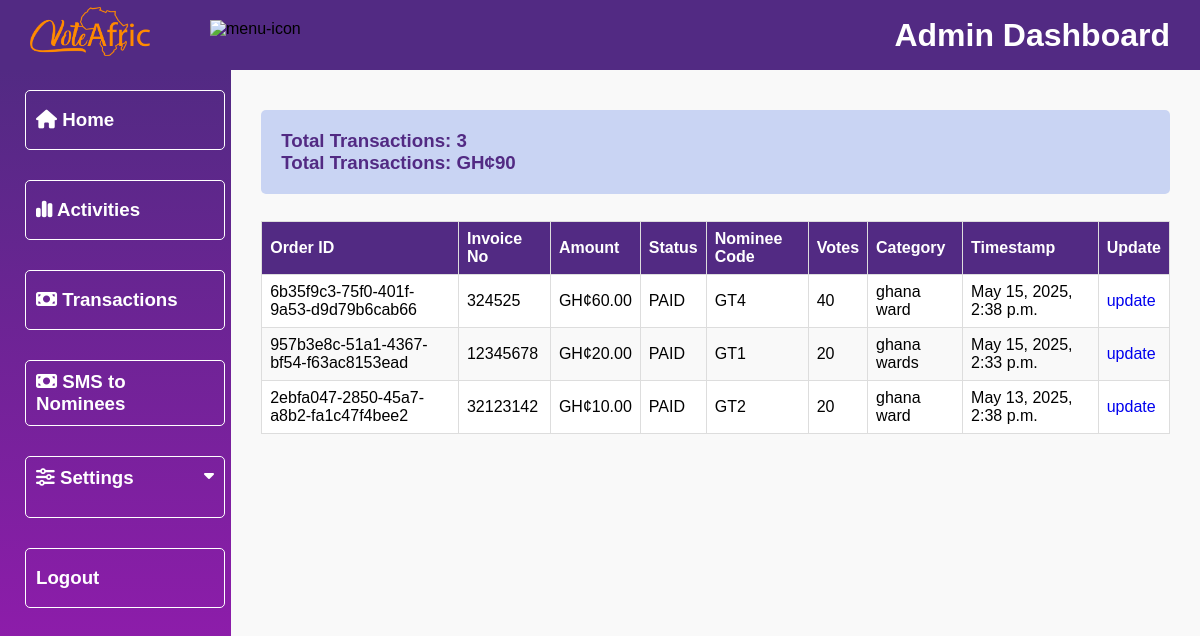
/dashboard/payment-transactions/ (signed in), run on the app's committed database.
### ussd/models.py (models this page shows, shortened)
class PaymentTransaction(models.Model):
    PAYMENT_TYPES = (
        ('VOTE', 'Vote'),
        ('TICKET', 'Ticket'),
    )
    order_id = models.UUIDField(primary_key=True, default=uuid.uuid4, editable=False)
    invoice_no = models.CharField(max_length=255, null=True, blank=True)
    transaction_id = models.CharField(max_length=20, null=True, blank=True)  # New field
    amount = models.DecimalField(max_digits=10, decimal_places=2)
    status = models.CharField(max_length=50)
    payment_type = models.CharField(max_length=10, choices=PAYMENT_TYPES, null=True, blank=True) # new
    nominee_code = models.CharField(max_length=10, null=True, blank=True)
    event_code = models.CharField(max_length=10, null=True, blank=True) # new
    votes = models.IntegerField(null=True, blank=True)
    tickets = models.PositiveIntegerField(null=True, blank=True) # new
    category = models.ForeignKey(Category, on_delete=models.CASCADE, null=True, blank=True, related_name='paymenttransactions')
    timestamp = models.DateTimeField(null=True, blank=True)  # To store the timestamp of the transaction
    created_at = models.DateTimeField(auto_now_add=True)
    class Meta:
        ordering = ('-timestamp',)

### vote/models.py (models this page shows, shortened)
class Category(models.Model):
    award = models.CharField(max_length=100)
    title = models.CharField(max_length=100, null=True)
    image = models.ImageField(upload_to="category")
    slug = models.SlugField(unique=True)
    date_added = models.DateTimeField('date added', null=True)
    end_date = models.DateTimeField('end date', null=True)
    access_code = models.CharField(max_length=10, unique=True, null=True, blank=True)
    class Meta:
        verbose_name_plural = "categories"
        ordering = ('-date_added',)
    def __str__(self):
        return self.award

### dashboard/views.py (the view)
# urls.py: path('payment-transactions/', views.payment_transactions, name='payment_transactions'),
def payment_transactions(request):
    if not request.user.is_staff:
        messages.error(request, "You don't have permission to send SMS.")
        return redirect('adminPage')
    payments = PaymentTransaction.objects.all()
    payment_count = payments.count()
    total_payments = PaymentTransaction.objects.all().aggregate(total=Sum('amount'))['total'] or 0
    context = {
        'payment_count': payment_count,
        'total_payments': total_payments,
        'payments': payments
    }
    return render(request, 'dashboard/payment_transactions.html', context)

### dashboard/templates/dashboard/payment_transactions.html (shortened to what this page needs)
{% extends 'dashboard/base.html' %}
{% load static %}
{% block content %}
<div class="main">
    <div class="transation-details-container">
        <div class="heading">
            <h3>Total Transactions: {{ payment_count }}</h3>
            <h3>Total Transactions: GH¢{{ total_payments }}</h3>
        </div>
        <br>
        <div class="table-responsive">
            <table class="revenue-table">
                <thead>
                    <tr>
                        <th>Order ID</th>
                        <th>Invoice No</th>
                        <th>Amount</th>
                        <th>Status</th>
                        <th>Nominee Code</th>
                        <th>Votes</th>
                        <th>Category</th>
                        <th>Timestamp</th>
                        <th>Update</th>
                    </tr>
                </thead>
                <tbody>
                    {% for p in payments %}
                    <tr>
                        <td>{{ p.order_id }}</td>
                        <td>{{ p.invoice_no }}</td>
                        <td>GH¢{{ p.amount }}</td>
                        <td>{{ p.status }}</td>
                        <td>{{ p.nominee_code }}</td>
                        <td>{{ p.votes }}</td>
                        <td>{{ p.category }}</td>
                        <td>{{ p.timestamp }}</td>
                        <td><a href="{% url 'update_transaction' p.invoice_no %}">update</a></td>
                    </tr>
                    {% endfor %}
                </tbody>
            </table>
        </div>
    </div>
</div>
</div>
{% endblock %}

### vote/static/vote/admin.css (style rules this page uses)
* { margin: 0; padding: 0; box-sizing: border-box; font-family: "Poppins", sans-serif; list-style: none; text-decoration: none; }
:root { --background-color1: #fafaff; --background-color2: #ffffff; --background-color3: #ededed; --background-color4: #afc0f0a4; --primary-color: #4b49ac; --secondary-color: #0c007d; --Border-color: #3f0097; --one-use-color: #3f0097; --two-use-color: #5500cb; --red: #E31C25; --blue: #092347; --white: #fff; --blue: #011f4a; --voiletColor: #522a83; --orangeColor: #fb812b; --whiteColor: #fff; }
body { max-width: 100%; overflow-x: hidden; background-color: #f9f9f9; }
.heading { background-color: var(--background-color4); padding: 20px; border-radius: 5px; margin-bottom: 1%; color: var(--voiletColor); font-weight: 900; }
.main { height: calc(100vh - 70px); width: 100%; overflow-y: scroll; overflow-x: hidden; padding: 40px 30px 30px 30px; }
table { width: 100%; border-collapse: collapse; background-color: var(--white); box-shadow: 1px 1px 5px 3px rgba(0, 0, 0, 0.1); }
table th, table td { border: 1px solid #ddd; padding: 8px; text-align: left; }
table th { background-color: var(--voiletColor); color: var(--white); }
table tbody tr:nth-child(even) { background-color: #f9f9f9; }
.table-responsive { overflow-x: auto; -webkit-overflow-scrolling: touch; }
.revenue-table { width: 100%; border-collapse: collapse; }
.revenue-table th, .revenue-table td { border: 1px solid #dddddd; text-align: left; padding: 8px; }
.revenue-table th { background-color: var(--voiletColor); }
.revenue-table tbody tr:nth-child(even) { background-color: #f9f9f9; }
:root { --primary: #4361ee; --secondary: #3f37c9; --success: #4cc9f0; --danger: #f72585; --warning: #ffc107; --light: #f8f9fa; --dark: #212529; }

### data on the page
PaymentTransaction: order_id "6b35f9c3-75f0-401f-9a53-d9d79b6cab66", invoice_no "324525", amount "60.00", status "PAID", nominee_code "GT4", votes "40", category "ghana ward", timestamp "May 15, 2025, 2:38 p.m."
PaymentTransaction: order_id "957b3e8c-51a1-4367-bf54-f63ac8153ead", invoice_no "12345678", amount "20.00", status "PAID", nominee_code "GT1", votes "20", category "ghana wards", timestamp "May 15, 2025, 2:33 p.m."
PaymentTransaction: order_id "2ebfa047-2850-45a7-a8b2-fa1c47f4bee2", invoice_no "32123142", amount "10.00", status "PAID", nominee_code "GT2", votes "20", category "ghana ward", timestamp "May 13, 2025, 2:38 p.m."

### other printed values
{{ payment_count }} "3"
{{ total_payments }} "90"
